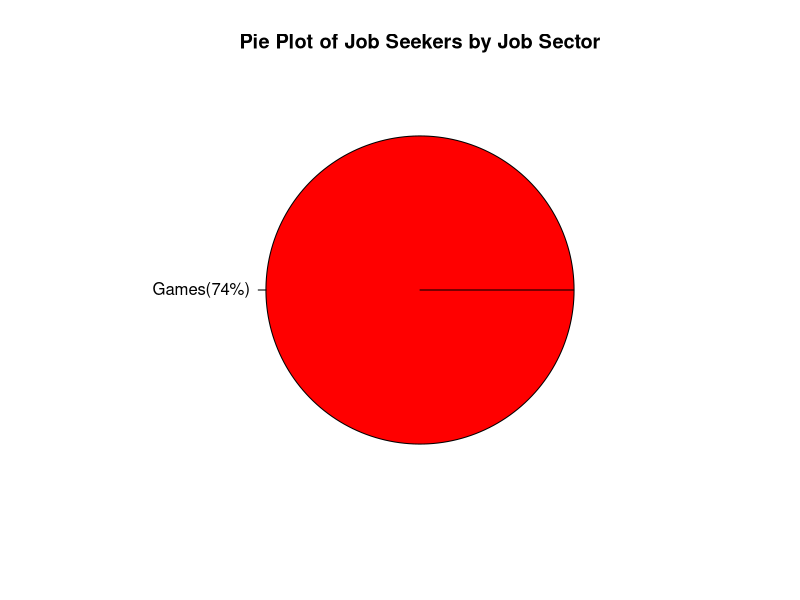
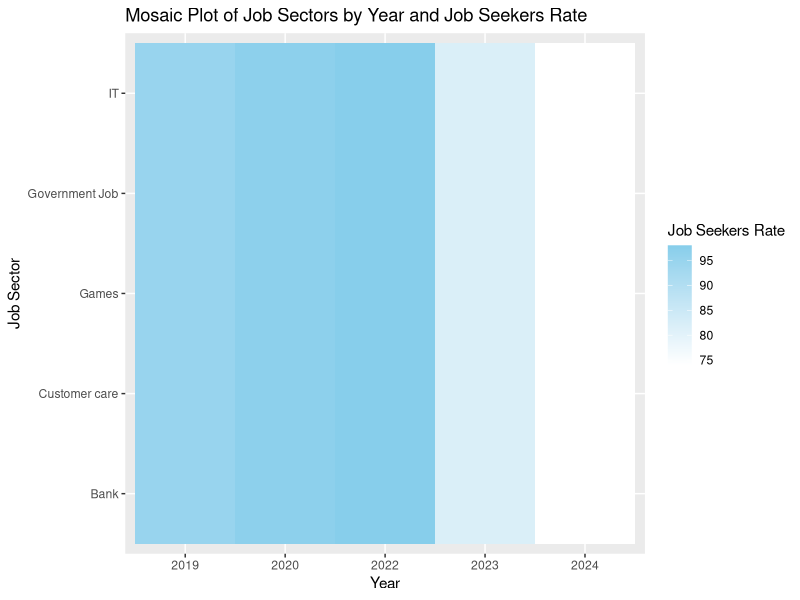
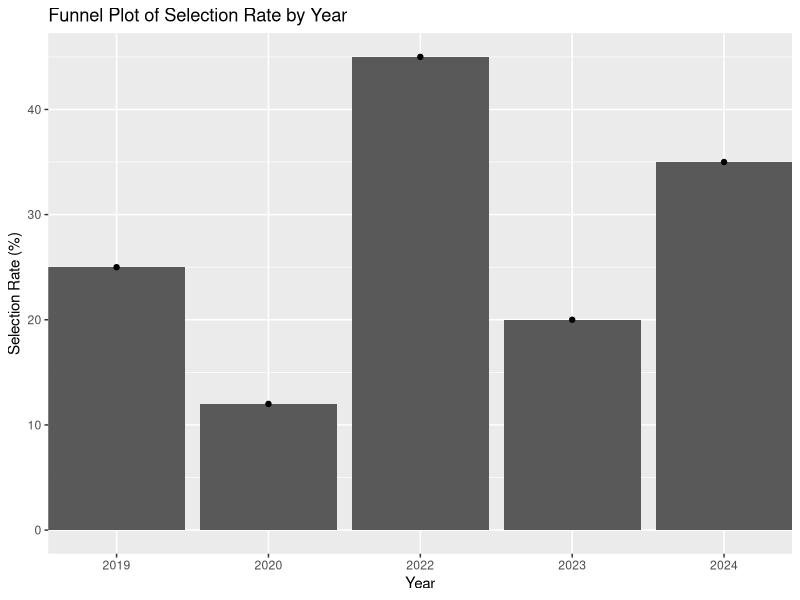

Here is the R script that generated these plots, in order:
# Load required libraries
library(ggplot2)

# Jobs Data
jobs_data <- data.frame(
  Year = c(2019, 2020, 2022, 2023, 2024),
  Job_Sector = c("IT", "Government Job", "Customer care", "Bank", "Games"),
  Job_Seekers_Rate = c(95, 97, 98, 82, 74),
  Selection_Rate = c(25, 12, 45, 20, 35)
)

# 1. Pie Plot for Job Seekers' Data
pie_data <- jobs_data[jobs_data$Year == 2024, ] # Selecting data for the latest year
pie(pie_data$Job_Seekers_Rate, labels = paste(pie_data$Job_Sector, "(", pie_data$Job_Seekers_Rate, "%)", sep = ""), 
    main = "Pie Plot of Job Seekers by Job Sector", col = rainbow(nrow(pie_data)))

# 2. Mosaic Plot for the Given Dataset
mosaic_df <- data.frame(
  Year = rep(jobs_data$Year, each = nrow(jobs_data)),
  Job_Sector = rep(jobs_data$Job_Sector, times = nrow(jobs_data)),
  Job_Seekers_Rate = rep(jobs_data$Job_Seekers_Rate, each = nrow(jobs_data))
)
ggplot(mosaic_df, aes(x = factor(Year), y = Job_Sector, fill = Job_Seekers_Rate)) +
  geom_tile() +
  scale_fill_gradient(low = "white", high = "skyblue") +
  labs(title = "Mosaic Plot of Job Sectors by Year and Job Seekers Rate",
       x = "Year",
       y = "Job Sector",
       fill = "Job Seekers Rate")

# 3. Funnel Plot for Selection Dataset
funnel_plot <- ggplot(jobs_data, aes(x = factor(Year), y = Selection_Rate)) +
  geom_bar(stat = "identity") +
  scale_x_discrete(expand = c(0, 0)) +
  geom_point(aes(y = Selection_Rate), position = position_stack(reverse = TRUE)) +
  labs(title = "Funnel Plot of Selection Rate by Year",
       x = "Year",
       y = "Selection Rate (%)")
print(funnel_plot)
